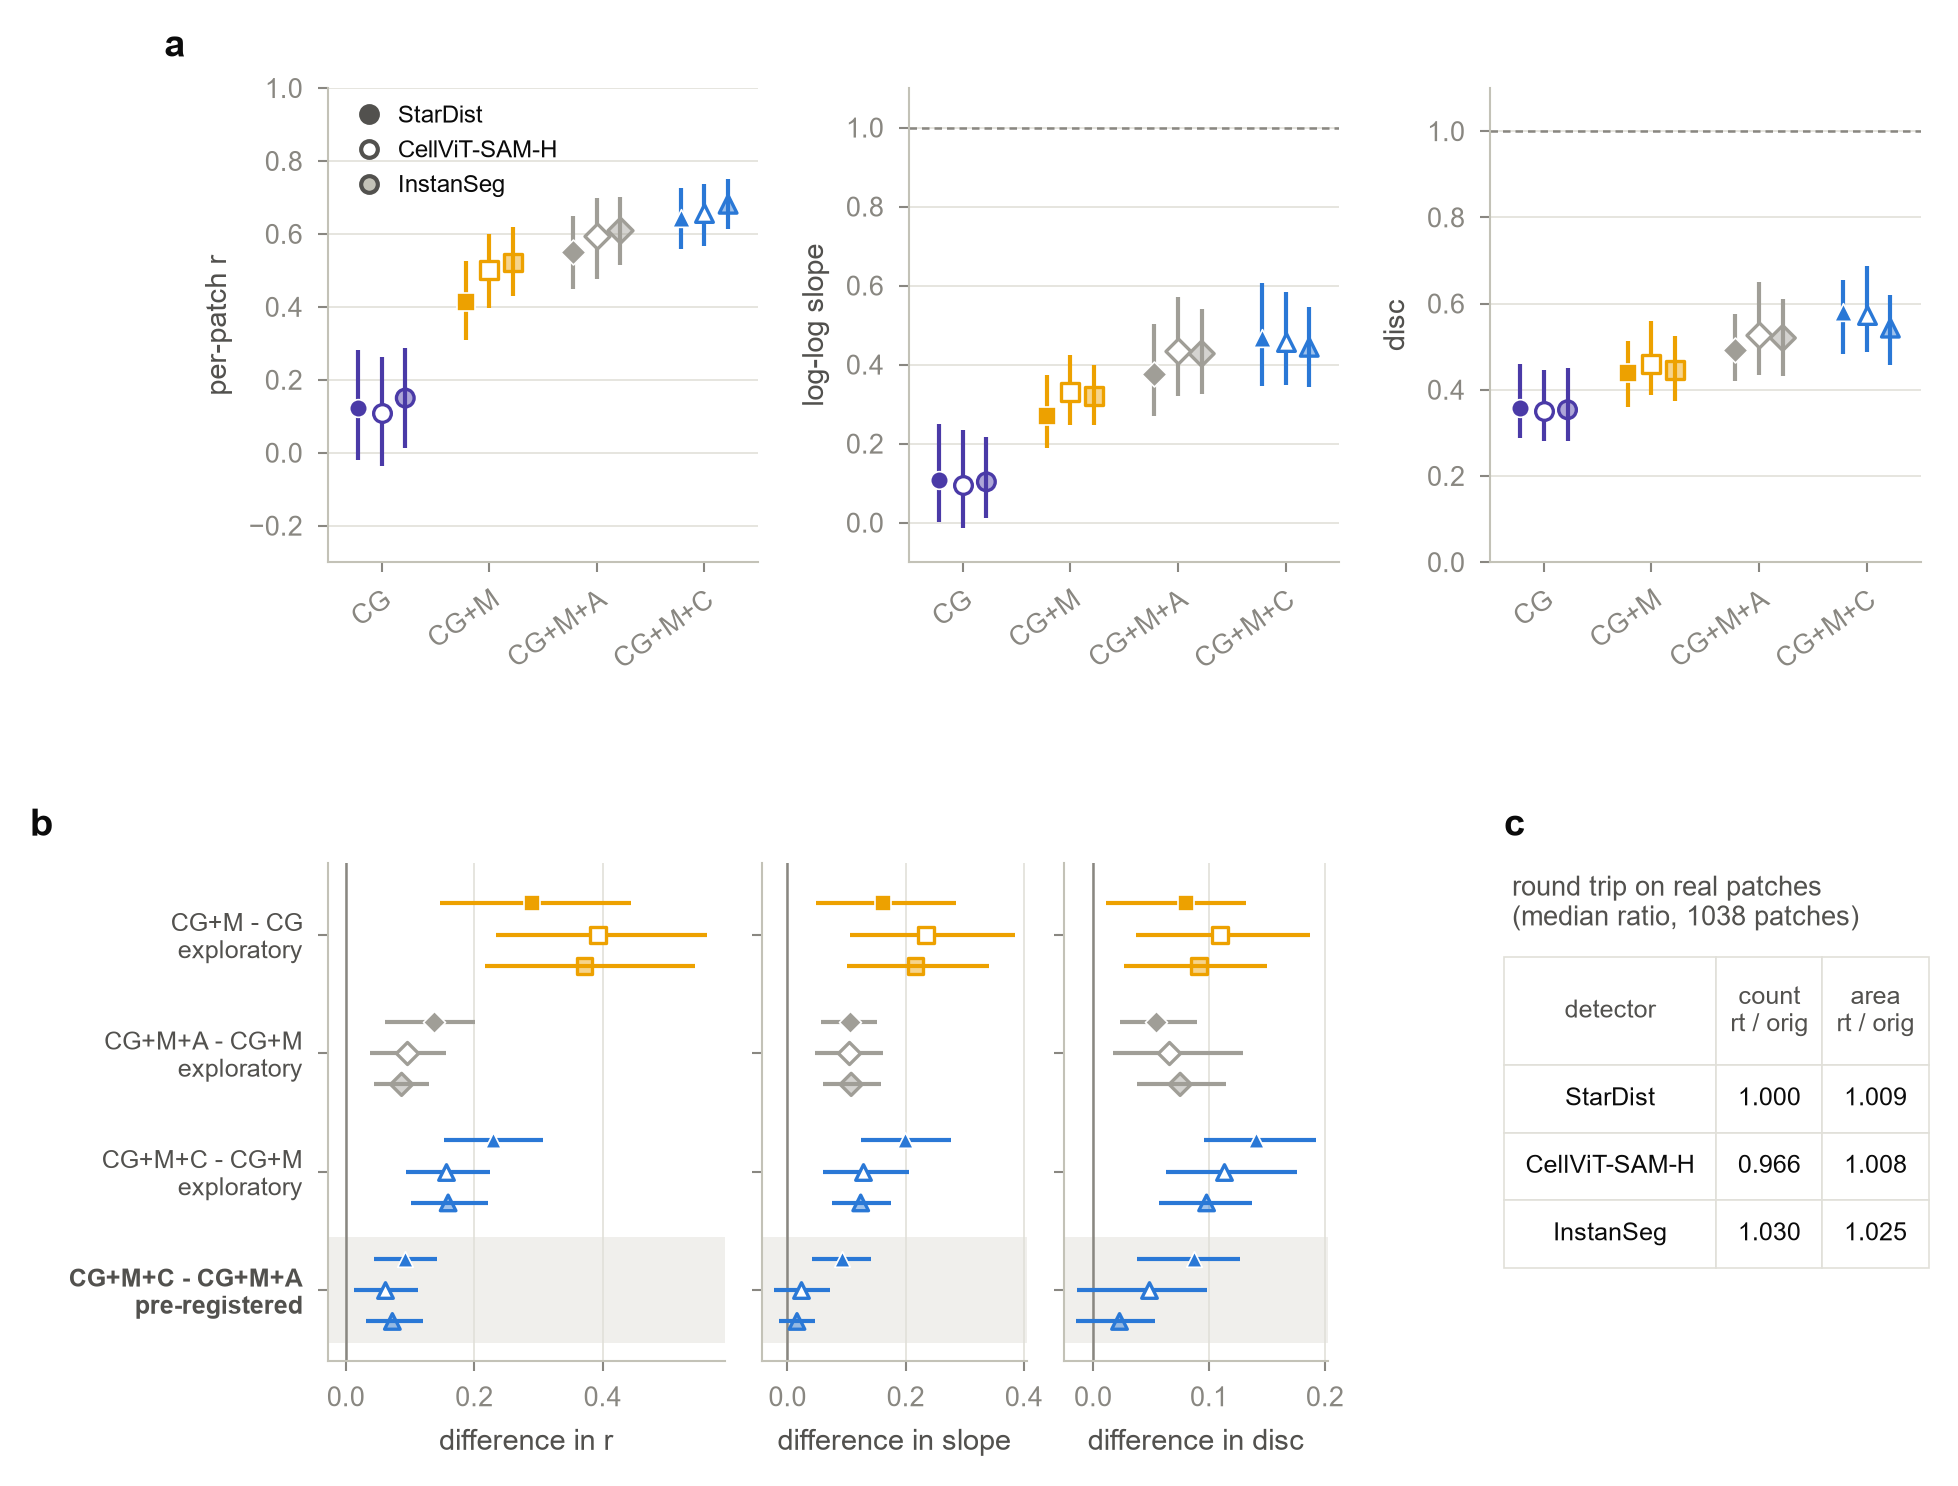

The script that saved this image:
"""
Supplementary Figure S5 -- detector robustness of the density metrics.

(a) M6 r, log-log slope, disc for the four models under StarDist (reference),
    CellViT-SAM-H and InstanSeg: seed values and mean with 95% core-cluster CI.
(b) paired differences (by seed) under each detector; CG+M+C minus CG+M+A is
    the pre-registered contrast (StarDist); the others are exploratory.
(c) round trip (rgb_to_he / he_to_rgb) on real patches: median rt / original
    nucleus count and area per detector (all 1038 real patches).
Epochs 27-30 mean, real round-trip baseline. Second detectors are
descriptive: they fail the pre-registered seed-noise rule (D-32).
Data: data\\detector_m6_*.csv (a04), outputs\\s18_metric_screen\\stageA\\R1_roundtrip_metrics.csv.
"""

import os
import sys

sys.path.insert(0, os.path.dirname(os.path.abspath(__file__)))
import fcommon as F

import numpy as np
import pandas as pd
import matplotlib.pyplot as plt
from matplotlib.gridspec import GridSpec, GridSpecFromSubplotSpec
from matplotlib.lines import Line2D

DETS = ["StarDist", "CellViT-SAM-H", "InstanSeg"]
DFILL = {"StarDist": "full", "CellViT-SAM-H": "open", "InstanSeg": "half"}
DOFF = {"StarDist": -0.22, "CellViT-SAM-H": 0.0, "InstanSeg": 0.22}
METRICS = [("r", "per-patch r", (-0.3, 1.0)), ("slope", "log-log slope", (-0.1, 1.1)), ("disc", "disc", (0, 1.1))]
STEPS = [("CG+M minus CG", "CG+M - CG"), ("CG+M+A minus CG+M", "CG+M+A - CG+M"),
         ("CG+M+C minus CG+M", "CG+M+C - CG+M"), ("CG+M+C minus CG+M+A", "CG+M+C - CG+M+A")]


def mark(ax, x, y, k, det, s=18):
    st = F.MODEL[k]
    fc = {"full": st["color"], "open": "white", "half": "none"}[DFILL[det]]
    kw = dict(marker=st["marker"], s=s, zorder=4, edgecolor=st["color"] if DFILL[det] != "full" else "white",
              linewidth=0.8 if DFILL[det] != "full" else 0.4, facecolor=fc)
    if DFILL[det] == "half":
        ax.scatter([x], [y], marker=st["marker"], s=s, color=st["color"], alpha=0.45, lw=0, zorder=4)
        kw["facecolor"] = "none"
    ax.scatter([x], [y], **kw)


def panel_a(fig, spec, T):
    gs = GridSpecFromSubplotSpec(1, 3, subplot_spec=spec, wspace=0.35)
    axes = []
    for j, (m, lab, yl) in enumerate(METRICS):
        ax = fig.add_subplot(gs[0, j]); axes.append(ax)
        if m != "r":
            ax.axhline(1, color=F.MUTED, lw=0.6, ls=(0, (3, 2)))
        for i, k in enumerate(F.KEYS):
            for det in DETS:
                r = T[(T.detector == det) & (T.model == k) & (T.metric == m)].iloc[0]
                x = i + DOFF[det]
                ax.plot([x, x], [r.ci_lo, r.ci_hi], color=F.MODEL[k]["color"], lw=1.0, solid_capstyle="butt", zorder=3)
                mark(ax, x, r.value, k, det)
        ax.set_xticks(range(4)); ax.set_xticklabels(F.KEYS, rotation=35, ha="right", rotation_mode="anchor")
        ax.set_ylim(*yl); ax.set_ylabel(lab); ax.grid(axis="x", visible=False); ax.set_xlim(-0.5, 3.5)
    h = [Line2D([], [], color=F.INK2, marker="o", ls="", ms=4, label="StarDist"),
         Line2D([], [], color=F.INK2, marker="o", ls="", ms=4, markerfacecolor="white", label="CellViT-SAM-H"),
         Line2D([], [], color=F.INK2, marker="o", ls="", ms=4, markerfacecolor="#c3c2b7", label="InstanSeg")]
    axes[0].legend(handles=h, loc="upper left", fontsize=5.8, handletextpad=0.2, borderpad=0.2)
    F.panel_label(axes[0], "a", x=-0.38, y=1.05)


def panel_b(fig, spec, P):
    gs = GridSpecFromSubplotSpec(1, 3, subplot_spec=spec, wspace=0.12, width_ratios=[1.5, 1, 1])
    first = None
    for j, (m, _, _) in enumerate(METRICS):
        ax = fig.add_subplot(gs[0, j]); first = first or ax
        ax.axvline(0, color=F.MUTED, lw=0.6)
        for i, (name, short) in enumerate(STEPS):
            y0 = len(STEPS) - 1 - i
            pre = P[(P.comparison == name)].pre_registered.iloc[0]
            if pre:
                ax.axhspan(y0 - 0.45, y0 + 0.45, color="#f0efec", lw=0, zorder=0)
            for det in DETS:
                r = P[(P.detector == det) & (P.comparison == name) & (P.metric == m)].iloc[0]
                y = y0 - DOFF[det] * 1.2
                ax.plot([r.ci_lo, r.ci_hi], [y, y], color=F.MODEL[r.a]["color"], lw=1.0, solid_capstyle="butt", zorder=3)
                mark(ax, r["diff"], y, r.a, det, s=14)
        ax.set_yticks(range(len(STEPS)))
        if j == 0:
            labs = [f"{s}\n" + ("pre-registered" if P[P.comparison == n].pre_registered.iloc[0] else "exploratory")
                    for n, s in STEPS[::-1]]
            ax.set_yticklabels(labs, fontsize=6, color=F.INK2)
            ax.get_yticklabels()[0].set_fontweight("bold")
        else:
            ax.set_yticklabels([])
        ax.set_ylim(-0.6, len(STEPS) - 0.4); ax.grid(axis="y", visible=False); ax.set_xlabel(f"difference in {m}")
    F.panel_label(first, "b", x=-0.75, y=1.04)


def panel_c(ax, R1):
    R1 = R1[R1.detector.isin(["stardist", "cellvit_sam", "instanseg"])].copy()
    R1["name"] = R1.detector.map({"stardist": "StarDist", "cellvit_sam": "CellViT-SAM-H", "instanseg": "InstanSeg"})
    ax.axis("off")
    rows = [[r.name, f"{r.n:.3f}", f"{r.med_area_um2:.3f}"] for r in R1.itertuples()]
    t = ax.table(cellText=rows, colLabels=["detector", "count\nrt / orig", "area\nrt / orig"], loc="center",
                 cellLoc="center", colLoc="center", colWidths=[0.52, 0.26, 0.26])
    t.auto_set_font_size(False); t.set_fontsize(6)
    for (i, j), c in t.get_celld().items():
        c.set_edgecolor(F.GRID); c.set_linewidth(0.4)
        if i == 0:
            c.set_text_props(color=F.INK2); c.set_height(c.get_height() * 1.6)
    t.scale(1, 1.35)
    ax.text(0.0, 0.86, "round trip on real patches\n(median ratio, 1038 patches)", transform=ax.transAxes,
            fontsize=6.5, color=F.INK2, va="bottom")
    F.panel_label(ax, "c", x=-0.02, y=1.04)
    return R1[["name", "n", "med_area_um2"]].rename(columns={"n": "count_rt_over_orig", "med_area_um2": "area_rt_over_orig"})


if __name__ == "__main__":
    F.apply()
    T = pd.read_csv(os.path.join(F.DATA, "detector_m6_table.csv"))
    P = pd.read_csv(os.path.join(F.DATA, "detector_m6_paired.csv"))
    R1 = pd.read_csv(os.path.join(F.PROJECT, "outputs", "s18_metric_screen", "stageA", "R1_roundtrip_metrics.csv"))
    fig = plt.figure(figsize=(F.DOUBLE, 140 * F.MM))
    gs = GridSpec(2, 3, figure=fig, height_ratios=[1, 1.05], hspace=0.62, wspace=0.45)
    panel_a(fig, gs[0, :], T)
    panel_b(fig, gs[1, 0:2], P)
    axc = fig.add_subplot(gs[1, 2]); sc = panel_c(axc, R1)
    F.save(fig, "figS5_detectors", {"a_m6": T, "b_paired": P, "c_roundtrip": sc})
